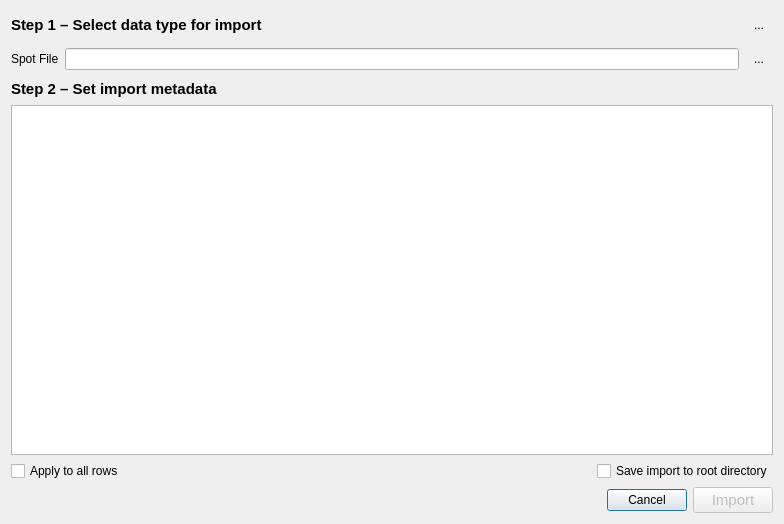
<?xml version="1.0" encoding="UTF-8"?>
<ui version="4.0">
 <class>SpotImportDialog</class>
 <widget class="QDialog" name="SpotImportDialog">
  <property name="geometry">
   <rect>
    <x>0</x>
    <y>0</y>
    <width>784</width>
    <height>524</height>
   </rect>
  </property>
  <property name="sizePolicy">
   <sizepolicy hsizetype="Expanding" vsizetype="Expanding">
    <horstretch>0</horstretch>
    <verstretch>0</verstretch>
   </sizepolicy>
  </property>
  <property name="windowTitle">
   <string>Dialog</string>
  </property>
  <layout class="QVBoxLayout" name="verticalLayout">
   <item>
    <layout class="QHBoxLayout" name="horizontalLayout_7">
     <item>
      <widget class="QLabel" name="label">
       <property name="font">
        <font>
         <pointsize>11</pointsize>
         <bold>true</bold>
        </font>
       </property>
       <property name="text">
        <string>Step 1 – Select data type for import</string>
       </property>
      </widget>
     </item>
     <item>
      <spacer name="horizontalSpacer_5">
       <property name="orientation">
        <enum>Qt::Horizontal</enum>
       </property>
       <property name="sizeHint" stdset="0">
        <size>
         <width>40</width>
         <height>20</height>
        </size>
       </property>
      </spacer>
     </item>
     <item>
      <widget class="QToolButton" name="toolButton">
       <property name="minimumSize">
        <size>
         <width>28</width>
         <height>28</height>
        </size>
       </property>
       <property name="maximumSize">
        <size>
         <width>28</width>
         <height>28</height>
        </size>
       </property>
       <property name="toolTip">
        <string>Open help page</string>
       </property>
       <property name="styleSheet">
        <string notr="true">border : none;</string>
       </property>
       <property name="text">
        <string>...</string>
       </property>
       <property name="icon">
        <iconset resource="../resources.qrc">
         <normaloff>:/resources/icons/icon-question-64.svg</normaloff>:/resources/icons/icon-question-64.svg</iconset>
       </property>
       <property name="iconSize">
        <size>
         <width>24</width>
         <height>24</height>
        </size>
       </property>
      </widget>
     </item>
    </layout>
   </item>
   <item>
    <layout class="QHBoxLayout" name="horizontalLayout_5">
     <item>
      <widget class="QLabel" name="labelSpotFile">
       <property name="text">
        <string>Spot File</string>
       </property>
      </widget>
     </item>
     <item>
      <widget class="QLineEdit" name="lineEditSpotFile">
       <property name="toolTip">
        <string>Base directory filled with sample directories</string>
       </property>
       <property name="readOnly">
        <bool>true</bool>
       </property>
      </widget>
     </item>
     <item>
      <widget class="QToolButton" name="toolButtonOpenSpotFile">
       <property name="minimumSize">
        <size>
         <width>28</width>
         <height>28</height>
        </size>
       </property>
       <property name="maximumSize">
        <size>
         <width>28</width>
         <height>28</height>
        </size>
       </property>
       <property name="toolTip">
        <string>Open directory</string>
       </property>
       <property name="styleSheet">
        <string notr="true">border : none;</string>
       </property>
       <property name="text">
        <string>...</string>
       </property>
       <property name="icon">
        <iconset resource="../resources.qrc">
         <normaloff>:/resources/icons/icon-add-directory-64.svg</normaloff>:/resources/icons/icon-add-directory-64.svg</iconset>
       </property>
       <property name="iconSize">
        <size>
         <width>24</width>
         <height>24</height>
        </size>
       </property>
      </widget>
     </item>
    </layout>
   </item>
   <item>
    <layout class="QHBoxLayout" name="horizontalLayout_8">
     <item>
      <widget class="QLabel" name="label_2">
       <property name="font">
        <font>
         <pointsize>11</pointsize>
         <bold>true</bold>
        </font>
       </property>
       <property name="text">
        <string>Step 2 – Set import metadata</string>
       </property>
      </widget>
     </item>
     <item>
      <spacer name="horizontalSpacer_6">
       <property name="orientation">
        <enum>Qt::Horizontal</enum>
       </property>
       <property name="sizeHint" stdset="0">
        <size>
         <width>40</width>
         <height>20</height>
        </size>
       </property>
      </spacer>
     </item>
    </layout>
   </item>
   <item>
    <layout class="QHBoxLayout" name="horizontalLayout_6">
     <item>
      <layout class="QVBoxLayout" name="verticalLayoutMetadataTable">
       <item>
        <widget class="QTableWidget" name="tableWidgetSpotData">
         <property name="contextMenuPolicy">
          <enum>Qt::CustomContextMenu</enum>
         </property>
         <property name="toolTip">
          <string>Add missing metadata.  If left blank, quick import assumes square pixel dimensions</string>
         </property>
         <property name="selectionMode">
          <enum>QAbstractItemView::NoSelection</enum>
         </property>
        </widget>
       </item>
       <item>
        <layout class="QHBoxLayout" name="horizontalLayout_4">
         <item>
          <widget class="QCheckBox" name="checkBoxApplyAll">
           <property name="toolTip">
            <string>&lt;html&gt;&lt;head/&gt;&lt;body&gt;&lt;p&gt;Apply changes to a single row in a column to all rows in the column&lt;/p&gt;&lt;/body&gt;&lt;/html&gt;</string>
           </property>
           <property name="text">
            <string>Apply to all rows</string>
           </property>
          </widget>
         </item>
         <item>
          <spacer name="horizontalSpacer_4">
           <property name="orientation">
            <enum>Qt::Horizontal</enum>
           </property>
           <property name="sizeHint" stdset="0">
            <size>
             <width>40</width>
             <height>20</height>
            </size>
           </property>
          </spacer>
         </item>
         <item>
          <widget class="QCheckBox" name="checkBoxSaveToRoot">
           <property name="toolTip">
            <string>Save import files to root directory, otherwise files are saved in $basedir/data/datatype</string>
           </property>
           <property name="text">
            <string>Save import to root directory</string>
           </property>
          </widget>
         </item>
        </layout>
       </item>
      </layout>
     </item>
    </layout>
   </item>
   <item>
    <layout class="QHBoxLayout" name="horizontalLayout">
     <item>
      <spacer name="horizontalSpacer_2">
       <property name="orientation">
        <enum>Qt::Horizontal</enum>
       </property>
       <property name="sizeHint" stdset="0">
        <size>
         <width>40</width>
         <height>20</height>
        </size>
       </property>
      </spacer>
     </item>
     <item>
      <widget class="QPushButton" name="pushButtonCancel">
       <property name="toolTip">
        <string>Cancel/Close window</string>
       </property>
       <property name="text">
        <string>Cancel</string>
       </property>
      </widget>
     </item>
     <item>
      <widget class="QPushButton" name="pushButtonImport">
       <property name="enabled">
        <bool>false</bool>
       </property>
       <property name="font">
        <font>
         <pointsize>11</pointsize>
        </font>
       </property>
       <property name="toolTip">
        <string>Import selected data</string>
       </property>
       <property name="text">
        <string>Import</string>
       </property>
      </widget>
     </item>
    </layout>
   </item>
  </layout>
 </widget>
 <resources>
  <include location="../resources.qrc"/>
 </resources>
 <connections/>
</ui>
